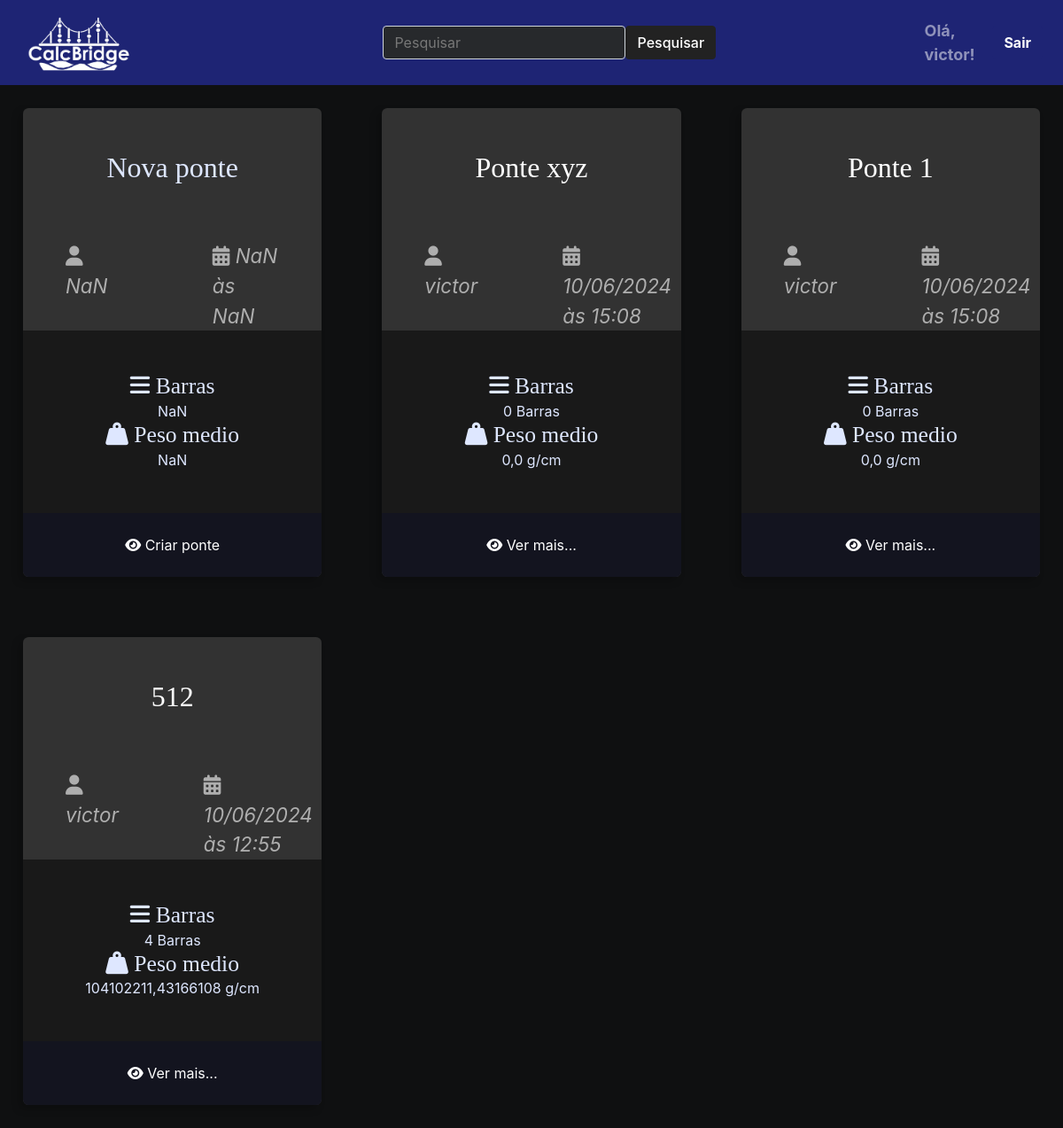
The app's page / (signed in) with its own data.
### ponte/models.py (models this page shows, shortened)
class Ponte(models.Model):
    autor = models.ForeignKey(User, on_delete=models.CASCADE)
    nome_ponte = models.CharField(max_length=50)
    peso_linear = models.FloatField(null=True, blank=True)
    peso_metade = models.FloatField(null=True, blank=True)
    slug = models.SlugField(unique=True, blank=True, null=True)
    created_at = models.DateTimeField(auto_now_add=True)
    updated_at = models.DateTimeField(auto_now=True)
    cover = models.ImageField(upload_to='ponte/covers/%Y/%m/%d/', default='', blank=True)

### ponte/views.py (the view)
# urls.py: path('', index, name='index'),
def index(request):
    query = request.GET.get('q')
    pontes = None
    resultados = None
    if query:
        resultados = Ponte.objects.filter(nome_ponte__icontains=query, autor=request.user).order_by('-id')
    elif request.user.is_authenticated:
        pontes = Ponte.objects.filter(autor=request.user).order_by('-id')
    return render(request, 'ponte/pages/home.html', {'pontes': pontes, 'resultados': resultados, 'query': query})

### ponte/templates/ponte/pages/home.html (shortened to what this page needs)
{% extends 'global/base.html' %}
{% load static %}
{% block content %}
<div class="main-content main-content-list container">
{% include 'ponte/partials/newponte.html' %}
{% include 'ponte/partials/pontes.html' %}
</div>
{% endblock content %}

### ponte/templates/ponte/partials/navbar1.html (shortened to what this page needs)
{% load static %}
<nav class="navbar navbar-dark bg-primary navbar-expand-lg p-0 w-100">
    <div class="container-fluid">
        <a class="navbar-brand"
            href="{% url 'index' %} ">
            <img src="{% static 'ponte/icons/logomarcacalc.png' %}"
                alt="Logo"
                width="150"
                height="80"
                class="d-inline-block align-text-top"
                style="filter: brightness(1.0)" />
        </a>
        <div class="collapse navbar-collapse"
            id="navbarNavDropdown">
            <ul class="navbar-nav">
                <li class="nav-item">
                </li>
            </ul>
        </div>
        <div class="container-fluid d-flex justify-content-center padding">
            <form class="d-flex" action="{% url 'index' %}" method="GET">
                <input class="form-control me-2" type="search" name="q" placeholder="Pesquisar" aria-label="Pesquisar">
                <button class="btn btn-dark" type="submit">Pesquisar</button>
            </form>
        </div>
        {% if user.is_authenticated %}
        <span class="navbar-text">
            <strong>Olá, {{ user.username }}!</strong>
        </span>
        <form action="{% url 'logout' %}" method="post" class="d-inline">
            <button type="submit" class="btn btn-primary ml-2 mr-2 font-weight-bold" role="button">Sair</button>
        </form>
    {% else %}
        <a href="{% url 'login' %}" class="btn btn-primary ml-2 mr-2 font-weight-bold" role="button">Login</a>
        <a href="{% url 'register' %}" class="btn btn-primary ml-2 mr-2 font-weight-bold" role="button">Registrar</a>
    {% endif %}
    </div>
</nav>

### ponte/templates/ponte/partials/pontes.html
{% load static %}
{% if resultados %}
    {% for ponte in resultados %}
        <div class="ponte ponte-list-item">
            <div class="ponte-title-container">
                <h2 class="ponte-title">
                    <a href="{% url 'ponte_detail' username=ponte.autor.username ponte_id=ponte.id %}">
                        {{ ponte.nome_ponte }}
                    </a>
                </h2>
            </div>
            <div class="ponte-infos">
                <div class="ponte-author">
                    <span class="ponte-author-item">
                        <i class="fas fa-user"></i>
                        {% if ponte.autor.first_name %}
                        {{ ponte.autor.first_name }} {{ ponte.autor.last_name }}
                        {% else %}
                        {{ ponte.autor.username }}
                        {% endif %}
                    </span>
                </div>
                <div class="ponte-date">
                    <span class="ponte-date-item">
                        <i class="fas fa-calendar-alt"></i>
                        {{ ponte.created_at|date:"d/m/Y" }}<br> às
                        {{ ponte.created_at|date:"H:i" }}
                    </span>
                </div>
            </div>
            <div class="ponte-meta-container">
                <div class="ponte-meta ponte-barra">
                    <h3 class="ponte-meta-title"><i class="fas fa-bars"></i>
                        {% if ponte.barras.count == 1 %}
                        Barra
                        {% else %}
                        Barras
                        {% endif %}</h3>
                    <div class="ponte-meta-text">
                        {% if ponte.barras.count == 1 %}
                        {{ ponte.barras.count }} Barra
                        {% else %}
                        {{ ponte.barras.count }} Barras
                        {% endif %}
                    </div>
                </div>
                <div class="ponte-meta ponte-pmedio">
                    <h3 class="ponte-meta-title"><i class="fas fa-weight-hanging"></i> Peso medio</h3>
                    <div class="ponte-meta-text">
                        {{ ponte.peso_metade }} g/cm
                    </div>
                </div>
            </div>
            <footer class="ponte-footer">
                <a class="ponte-read-more button button-dark button-full-width"
                    href="{% url 'ponte_detail' username=ponte.autor.username ponte_id=ponte.id %}">
                    <i class="fas fa-eye"></i>
                    <span>Ver mais...</span>
                </a>
            </footer>
        </div>
    {% endfor %}
{% else %}
    {% for ponte in pontes %}
        <div class="ponte ponte-list-item">
            <div class="ponte-title-container">
                <h2 class="ponte-title">
                    <a href="{% url 'ponte_detail' username=ponte.autor.username ponte_id=ponte.id %}">
                        {{ ponte.nome_ponte }}
                    </a>
                </h2>
            </div>
            <div class="ponte-infos">
                <div class="ponte-author">
                    <span class="ponte-author-item">
                        <i class="fas fa-user"></i>
                        {% if ponte.autor.first_name %}
                        {{ ponte.autor.first_name }} {{ ponte.autor.last_name }}
                        {% else %}
                        {{ ponte.autor.username }}
                        {% endif %}
                    </span>
                </div>
                <div class="ponte-date">
                    <span class="ponte-date-item">
                        <i class="fas fa-calendar-alt"></i>
                        {{ ponte.created_at|date:"d/m/Y" }}<br> às
                        {{ ponte.created_at|date:"H:i" }}
                    </span>
                </div>
            </div>
            <div class="ponte-meta-container">
                <div class="ponte-meta ponte-barra">
                    <h3 class="ponte-meta-title"><i class="fas fa-bars"></i>
                        {% if ponte.barras.count == 1 %}
                        Barra
                        {% else %}
                        Barras
                        {% endif %}</h3>
                    <div class="ponte-meta-text">
                        {% if ponte.barras.count == 1 %}
                        {{ ponte.barras.count }} Barra
                        {% else %}
                        {{ ponte.barras.count }} Barras
                        {% endif %}
                    </div>
                </div>
                <div class="ponte-meta ponte-pmedio">
                    <h3 class="ponte-meta-title"><i class="fas fa-weight-hanging"></i> Peso medio</h3>
                    <div class="ponte-meta-text">
                        {{ ponte.peso_metade }} g/cm
                    </div>
                </div>
            </div>
            <footer class="ponte-footer">
                <a class="ponte-read-more button button-dark button-full-width"
                    href="{% url 'ponte_detail' username=ponte.autor.username ponte_id=ponte.id %}">
                    <i class="fas fa-eye"></i>
                    <span>Ver mais...</span>
                </a>
            </footer>
        </div>
    {% endfor %}
{% endif %}

### ponte/static/ponte/css/ponte.css (style rules this page uses)
.main-content h1, .main-content h2, .main-content h3, .main-content h4, .main-content h5, .main-content h6 { font-family: var(--font-headings); }
.main-content-container .container { max-width: 144rem; margin: 0 auto; padding: var(--spacing-gutter-small); }
.main-content { padding-top: 0; }
.main-content-list { display: grid; grid-template-columns: repeat(auto-fit, minmax(340px, 1fr)); gap: var(--spacing-gutter-medium); }
.ponte { background: var(--color-gray-8); box-shadow: -5px 5px 10px rgba(0, 0, 0, 0.2); transform: scale(1); transition: all 300ms ease-in-out; border-radius: 0.4rem; overflow: hidden; }
.ponte-list-item { max-width: 64rem; margin: 10px; }
.ponte-title-container { display: flex; justify-content: center; align-items: center; padding: var(--spacing-gutter-medium); padding-bottom: 2rem; }
.ponte-title a { color: white; text-decoration: none; }
.ponte-author { padding: 0 var(--spacing-gutter-medium); }
.ponte-date { padding: 0 var(--spacing-gutter-medium); }
.ponte-infos { padding-top: 2rem; display: flex; justify-content: space-between; }
.ponte-author-item { color: var(--color-gray-3); font-style: italic; font-size: 1.4rem; text-align: left }
.ponte-date-item { color: var(--color-gray-3); font-style: italic; font-size: 1.4rem; text-align: right; }
.ponte-meta-container { display: flex; flex-flow: row wrap; padding: var(--spacing-gutter-medium); background: var(--color-gray-9); }
.ponte-meta { display: flex; flex-flow: column nowrap; flex-shrink: 1; flex-grow: 1; text-align: center; }
.ponte-meta-title { font-size: 1.6rem; }
.ponte-footer { margin-top: auto; width: 100%; }
.ponte-footer a { background: var(--color-primary-dark); display: block; color: var(--color-white); text-decoration: none; text-align: center; padding: 1.5rem var(--spacing-gutter-medium); transition: all 300ms ease-in-out; }

### records on screen
Ponte: nome_ponte "Ponte xyz", autor.username "victor", created_at "10/06/2024", created_at "15:08", shows "Barras", barras.count "0", peso_metade "0,0"
Ponte: nome_ponte "Ponte 1", autor.username "victor", created_at "10/06/2024", created_at "15:08", shows "Barras", barras.count "0", peso_metade "0,0"
Ponte: nome_ponte "512", autor.username "victor", created_at "10/06/2024", created_at "12:55", shows "Barras", barras.count "4", peso_metade "104102211,43166108"

### other values on screen
{{ user.username }} "victor"
